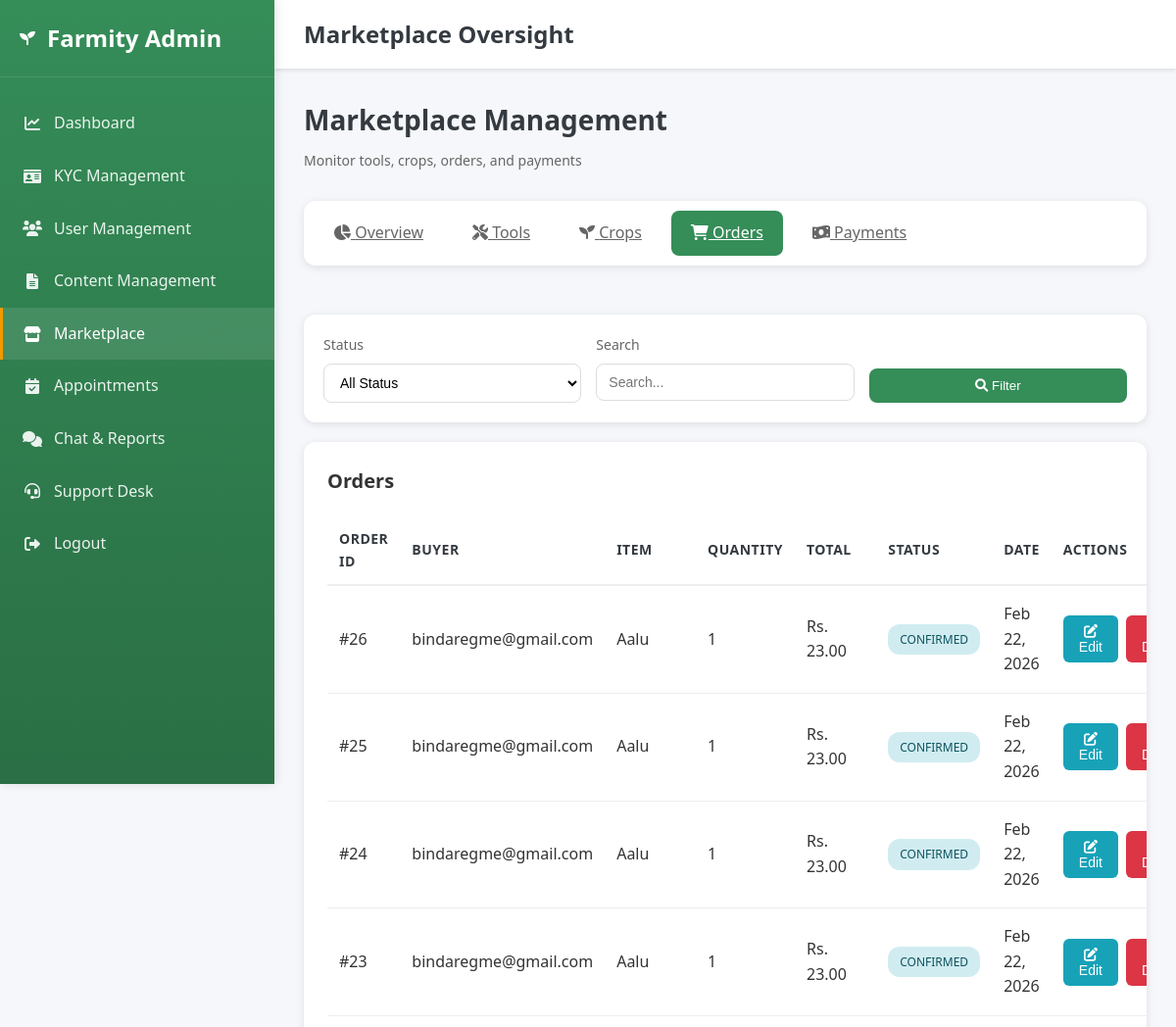
/admin-dashboard/marketplace/?section=orders (signed in, upper part), run on an earlier commit of the app's database.
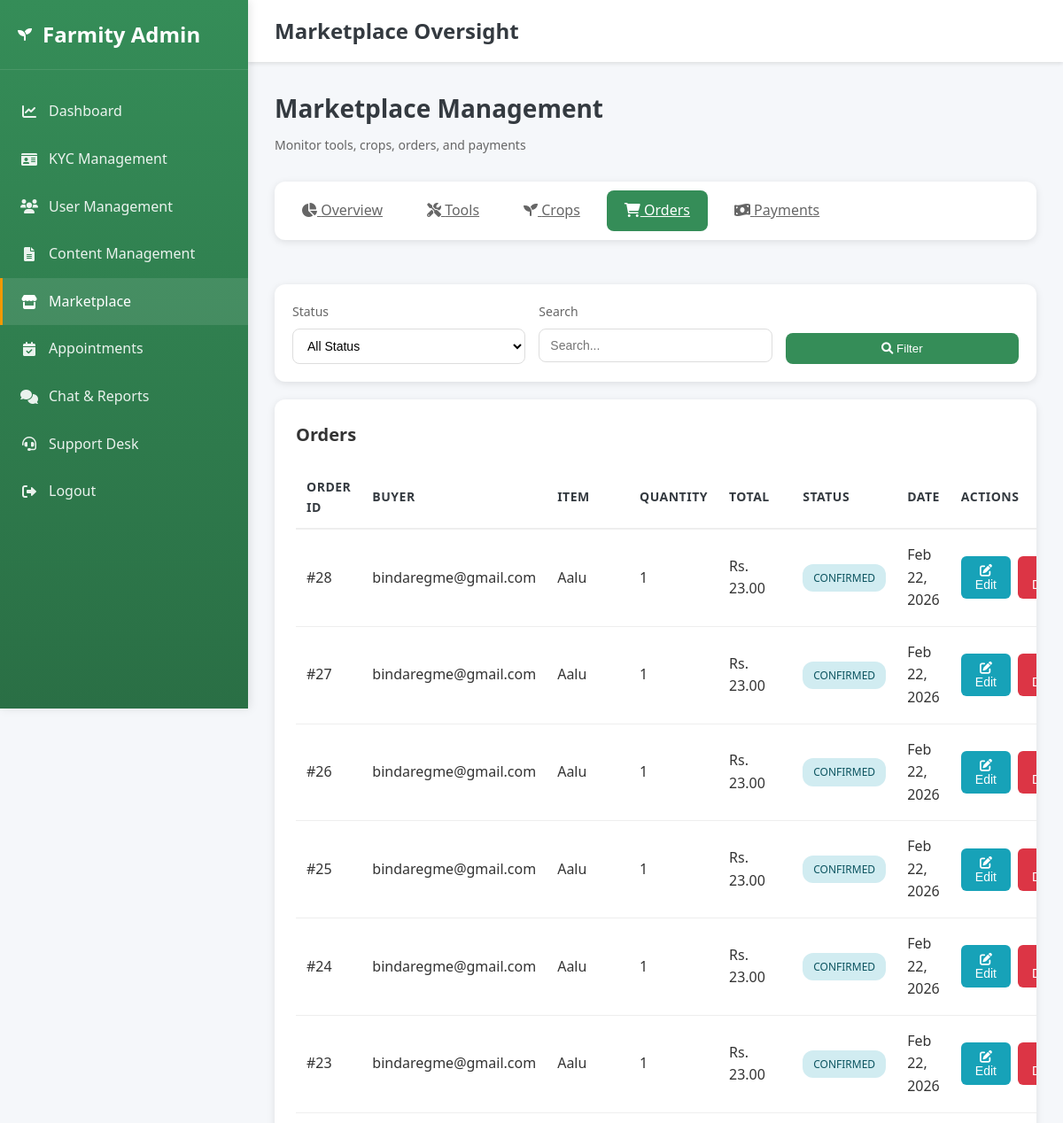
And on a later commit of the database.
### accounts/models.py (models this page shows, shortened)
class Order(models.Model):
    STATUS_PENDING = 'pending'
    STATUS_CONFIRMED = 'confirmed'
    STATUS_SHIPPED = 'shipped'
    STATUS_DELIVERED = 'delivered'
    STATUS_CANCELLED = 'cancelled'
    STATUS_CHOICES = (
        (STATUS_PENDING, 'Pending'),
        (STATUS_CONFIRMED, 'Confirmed'),
        (STATUS_SHIPPED, 'Shipped'),
        (STATUS_DELIVERED, 'Delivered'),
        (STATUS_CANCELLED, 'Cancelled'),
    )
    PAYMENT_COD = 'cod'
    PAYMENT_ESEWA = 'esewa'
    PAYMENT_CHOICES = (
        (PAYMENT_COD, 'Cash on Delivery'),
        (PAYMENT_ESEWA, 'eSewa'),
    )
    PAYMENT_STATUS_PENDING = 'pending'
    PAYMENT_STATUS_COMPLETED = 'completed'
    PAYMENT_STATUS_FAILED = 'failed'
    PAYMENT_STATUS_CHOICES = (
        (PAYMENT_STATUS_PENDING, 'Pending'),
        (PAYMENT_STATUS_COMPLETED, 'Completed'),
        (PAYMENT_STATUS_FAILED, 'Failed'),
    )
    buyer = models.ForeignKey(User, on_delete=models.CASCADE, related_name='orders')
    tool = models.ForeignKey(VendorTool, on_delete=models.CASCADE, related_name='orders', null=True, blank=True)
    crop = models.ForeignKey(FarmerProduct, on_delete=models.CASCADE, related_name='orders', null=True, blank=True)
    quantity = models.PositiveIntegerField(default=1)
    total_amount = models.DecimalField(max_digits=12, decimal_places=2)
    status = models.CharField(max_length=20, choices=STATUS_CHOICES, default=STATUS_PENDING)
    payment_method = models.CharField(max_length=20, choices=PAYMENT_CHOICES, default=PAYMENT_COD, blank=True, null=True)
    payment_status = models.CharField(max_length=20, choices=PAYMENT_STATUS_CHOICES, default=PAYMENT_STATUS_PENDING, blank=True, null=True)
    shipping_address = models.TextField(blank=True, null=True, help_text='Delivery location/address')
    contact_number = models.CharField(max_length=20, blank=True, null=True, help_text='Phone number (required for delivery)')
    order_email = models.EmailField(blank=True, null=True, help_text='Email for this order (optional)')
    tracking_number = models.CharField(max_length=100, blank=True, null=True)
    notes = models.TextField(blank=True, null=True)
    created_at = models.DateTimeField(auto_now_add=True)
    updated_at = models.DateTimeField(auto_now=True)
    class Meta:
        ordering = ('-created_at',)

class User(AbstractBaseUser, PermissionsMixin):
    ROLE_CHOICES = (
        ('admin', 'Admin'),
        ('buyer', 'Buyer'),
        ('farmer', 'Farmer'),
        ('agricultural_expert', 'Agricultural Expert'),
        ('vendor', 'Vendor'),
    )
    email = models.EmailField(unique=True)
    role = models.CharField(max_length=20, choices=ROLE_CHOICES, default='buyer')
    is_active = models.BooleanField(default=True)
    is_verified = models.BooleanField(default=False)
    is_staff = models.BooleanField(default=False)
    date_joined = models.DateTimeField(auto_now_add=True)
    objects = UserManager()
    USERNAME_FIELD = 'email'
    REQUIRED_FIELDS = []

class FarmerProduct(models.Model):
    farmer = models.ForeignKey(FarmerProfile, on_delete=models.CASCADE, related_name='products')
    name = models.CharField(max_length=255)
    quantity = models.DecimalField(max_digits=12, decimal_places=2)
    unit = models.CharField(max_length=50, default='kg')
    price_per_unit = models.DecimalField(max_digits=12, decimal_places=2)
    image = models.ImageField(upload_to='product_images/', blank=True, null=True)
    is_available = models.BooleanField(default=True)
    created_at = models.DateTimeField(auto_now_add=True)
    class Meta:
        ordering = ('-created_at',)

### accounts/views.py (the view, shortened to what this page needs)
# urls.py: path('admin-dashboard/marketplace/', admin_marketplace_oversight, name='admin_marketplace_oversight'),
@login_required
def admin_marketplace_oversight(request):
    if request.user.role != 'admin':
        return _redirect_to_role_home_response(request.user)
    section = request.GET.get('section', 'overview')  # 'overview', 'tools', 'crops', 'orders', 'payments'
    status_filter = request.GET.get('status', 'all')
    search_query = request.GET.get('search', '').strip()
    context = {}
    context['farmers'] = FarmerProfile.objects.select_related('user').all()
    context['vendors'] = VendorProfile.objects.select_related('user').all()
    if section == 'overview' or section == 'tools':
        tools = VendorTool.objects.select_related('vendor', 'vendor__user').order_by('-created_at')
        if status_filter == 'available':
            tools = tools.filter(is_available=True)
        elif status_filter == 'unavailable':
            tools = tools.filter(is_available=False)
        if search_query:
            tools = tools.filter(
                Q(name__icontains=search_query) |
                Q(vendor__company_name__icontains=search_query) |
                Q(vendor__user__email__icontains=search_query)
            )
        context['tools'] = tools
        context['total_tools'] = VendorTool.objects.count()
        context['available_tools'] = VendorTool.objects.filter(is_available=True).count()
    else:
        context['tools'] = VendorTool.objects.none()
        context['total_tools'] = VendorTool.objects.count()
        context['available_tools'] = VendorTool.objects.filter(is_available=True).count()
    if section == 'overview' or section == 'crops':
        crops = FarmerProduct.objects.select_related('farmer', 'farmer__user').order_by('-created_at')
        if status_filter == 'available':
            crops = crops.filter(is_available=True)
        elif status_filter == 'unavailable':
            crops = crops.filter(is_available=False)
        if search_query:
            crops = crops.filter(
                Q(name__icontains=search_query) |
                Q(farmer__name__icontains=search_query) |
                Q(farmer__user__email__icontains=search_query)
            )
        context['crops'] = crops
        context['total_crops'] = FarmerProduct.objects.count()
        context['available_crops'] = FarmerProduct.objects.filter(is_available=True).count()
    else:
        context['crops'] = FarmerProduct.objects.none()
        context['total_crops'] = FarmerProduct.objects.count()
        context['available_crops'] = FarmerProduct.objects.filter(is_available=True).count()
    if section == 'overview' or section == 'orders':
        orders = Order.objects.select_related('buyer', 'tool', 'tool__vendor', 'crop', 'crop__farmer').order_by('-created_at')
        if status_filter != 'all':
            orders = orders.filter(status=status_filter)
        context['orders'] = orders
        context['total_orders'] = Order.objects.count()
        context['pending_orders'] = Order.objects.filter(status=Order.STATUS_PENDING).count()
        context['completed_orders'] = Order.objects.filter(status=Order.STATUS_DELIVERED).count()
    context['section'] = section
    context['status_filter'] = status_filter
    context['search_query'] = search_query
    return render(request, 'admin_marketplace_oversight.html', context)

### templates/admin_marketplace_oversight.html (shortened to what the changed rows need)
<!DOCTYPE html>
<html lang="en">
<head>
    <link rel="stylesheet" href="/static/css/style.css">
    <link href="https://cdnjs.cloudflare.com/ajax/libs/font-awesome/6.0.0/css/all.min.css" rel="stylesheet">
</head>
<body>
    <aside class="sidebar">
        <div class="sidebar-header">
            <h2>Farmity Admin</h2>
        </div>
    </aside>
    <div class="main-content">
        <header class="top-header">
            <h1 class="header-title">Marketplace Oversight</h1>
        </header>
        <div class="dashboard-content">
            <div class="page-header">
                <h2 class="page-title">Marketplace Management</h2>
            </div>
            {% if section == 'overview' or section == 'orders' %}
            <div class="table-container">
                {% if orders %}
                <table class="data-table">
                    <thead>
                        <tr>
                            <th>Order ID</th>
                            <th>Buyer</th>
                            <th>Item</th>
                            <th>Quantity</th>
                            <th>Total</th>
                            <th>Status</th>
                            <th>Date</th>
                            <th>Actions</th>
                        </tr>
                    </thead>
                    <tbody>
                        {% for order in orders %}
                        <tr>
                            <td>#{{ order.id }}</td>
                            <td>{{ order.buyer.email }}</td>
                            <td>
                                {% if order.tool %}
                                    {{ order.tool.name }}
                                {% elif order.crop %}
                                    {{ order.crop.name }}
                                {% else %}
                                    N/A
                                {% endif %}
                            </td>
                            <td>{{ order.quantity }}</td>
                            <td>Rs. {{ order.total_amount }}</td>
                            <td>
                                <span class="status-badge {{ order.status }}">{{ order.get_status_display }}</span>
                            </td>
                            <td>{{ order.created_at|date:"M d, Y" }}</td>
                            <td>
                                <div class="action-buttons">
                                    <button class="btn btn-edit" onclick="openEditOrderModal({{ order.id }}, '{{ order.status }}', '{{ order.payment_status }}', '{{ order.payment_method|default:"" }}', '{{ order.tracking_number|default:""|escapejs }}', '{{ order.shipping_address|default:""|escapejs }}', '{{ order.notes|default:""|escapejs }}')">
                                        <i class="fas fa-edit"></i> Edit
                                    </button>
                                    <button class="btn btn-delete" onclick="confirmDeleteOrder({{ order.id }})">
                                    </button>
                                </div>
                            </td>
                        </tr>
                        {% endfor %}
                    </tbody>
                </table>
                {% else %}
                <p style="text-align: center; padding: 40px; color: #999;">No orders found</p>
                {% endif %}
            </div>
            {% endif %}
        </div>
    </div>
</body>
</html>

What changed in the data, as far as the page shows it:
added Order: id "28", buyer.email "bindaregme@gmail.com", crop.name "Aalu", quantity "1", total_amount "23.00", status "CONFIRMED", created_at "Feb 22, 2026"
added Order: id "27", buyer.email "bindaregme@gmail.com", crop.name "Aalu", quantity "1", total_amount "23.00", status "CONFIRMED", created_at "Feb 22, 2026"
